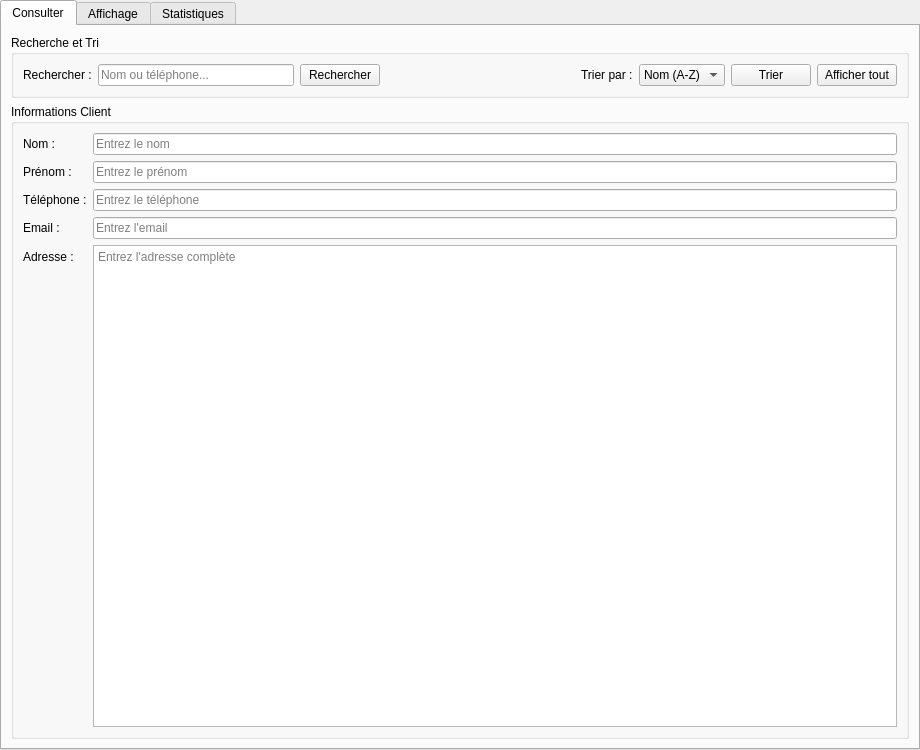
<?xml version="1.0" encoding="UTF-8"?>
<ui version="4.0">
 <class>ClientsWidget</class>
 <widget class="QWidget" name="ClientsWidget">
  <property name="geometry">
   <rect>
    <x>0</x>
    <y>0</y>
    <width>920</width>
    <height>750</height>
   </rect>
  </property>
  <property name="windowTitle">
   <string>Clients</string>
  </property>
  <layout class="QVBoxLayout" name="verticalLayout">
   <property name="spacing">
    <number>0</number>
   </property>
   <property name="leftMargin">
    <number>0</number>
   </property>
   <property name="topMargin">
    <number>0</number>
   </property>
   <property name="rightMargin">
    <number>0</number>
   </property>
   <property name="bottomMargin">
    <number>0</number>
   </property>
   <item>
    <widget class="QTabWidget" name="tabWidget">
     <property name="currentIndex">
      <number>0</number>
     </property>
     <widget class="QWidget" name="tabConsulter">
      <attribute name="title">
       <string>Consulter</string>
      </attribute>
      <layout class="QVBoxLayout" name="verticalLayoutConsulter">
       <item>
        <widget class="QGroupBox" name="groupRecherche">
         <property name="title">
          <string>Recherche et Tri</string>
         </property>
         <layout class="QHBoxLayout" name="horizontalRecherche">
          <item>
           <widget class="QLabel" name="labelRech">
            <property name="text">
             <string>Rechercher :</string>
            </property>
           </widget>
          </item>
          <item>
           <widget class="QLineEdit" name="lineRecherche">
            <property name="placeholderText">
             <string>Nom ou téléphone...</string>
            </property>
           </widget>
          </item>
          <item>
           <widget class="QPushButton" name="btnRechercher">
            <property name="text">
             <string>Rechercher</string>
            </property>
           </widget>
          </item>
          <item>
           <spacer name="spacerRech">
            <property name="orientation">
             <enum>Qt::Horizontal</enum>
            </property>
            <property name="sizeHint" stdset="0">
             <size>
              <width>20</width>
              <height>20</height>
             </size>
            </property>
           </spacer>
          </item>
          <item>
           <widget class="QLabel" name="labelTri">
            <property name="text">
             <string>Trier par :</string>
            </property>
           </widget>
          </item>
          <item>
           <widget class="QComboBox" name="comboTri">
            <item>
             <property name="text">
              <string>Nom (A-Z)</string>
             </property>
            </item>
            <item>
             <property name="text">
              <string>Nom (Z-A)</string>
             </property>
            </item>
           </widget>
          </item>
          <item>
           <widget class="QPushButton" name="btnTrier">
            <property name="text">
             <string>Trier</string>
            </property>
           </widget>
          </item>
          <item>
           <widget class="QPushButton" name="btnAfficherTout">
            <property name="text">
             <string>Afficher tout</string>
            </property>
           </widget>
          </item>
         </layout>
        </widget>
       </item>
       <item>
        <widget class="QGroupBox" name="groupBoxInfo">
         <property name="title">
          <string>Informations Client</string>
         </property>
         <layout class="QFormLayout" name="formLayout">
          <item row="0" column="0">
           <widget class="QLabel" name="labelNom">
            <property name="text">
             <string>Nom :</string>
            </property>
           </widget>
          </item>
          <item row="0" column="1">
           <widget class="QLineEdit" name="lineEditNom">
            <property name="placeholderText">
             <string>Entrez le nom</string>
            </property>
           </widget>
          </item>
          <item row="1" column="0">
           <widget class="QLabel" name="labelPrenom">
            <property name="text">
             <string>Prénom :</string>
            </property>
           </widget>
          </item>
          <item row="1" column="1">
           <widget class="QLineEdit" name="lineEditPrenom">
            <property name="placeholderText">
             <string>Entrez le prénom</string>
            </property>
           </widget>
          </item>
          <item row="2" column="0">
           <widget class="QLabel" name="labelTelephone">
            <property name="text">
             <string>Téléphone :</string>
            </property>
           </widget>
          </item>
          <item row="2" column="1">
           <widget class="QLineEdit" name="lineEditTelephone">
            <property name="placeholderText">
             <string>Entrez le téléphone</string>
            </property>
           </widget>
          </item>
          <item row="3" column="0">
           <widget class="QLabel" name="labelEmail">
            <property name="text">
             <string>Email :</string>
            </property>
           </widget>
          </item>
          <item row="3" column="1">
           <widget class="QLineEdit" name="lineEditEmail">
            <property name="placeholderText">
             <string>Entrez l'email</string>
            </property>
           </widget>
          </item>
          <item row="4" column="0">
           <widget class="QLabel" name="labelAdresse">
            <property name="text">
             <string>Adresse :</string>
            </property>
           </widget>
          </item>
          <item row="4" column="1">
           <widget class="QTextEdit" name="textEditAdresse">
            <property name="placeholderText">
             <string>Entrez l'adresse complète</string>
            </property>
           </widget>
          </item>
         </layout>
        </widget>
       </item>
      </layout>
     </widget>
     <widget class="QWidget" name="tabAffichage">
      <attribute name="title">
       <string>Affichage</string>
      </attribute>
      <layout class="QVBoxLayout" name="verticalLayout_4">
       <item>
        <widget class="QGroupBox" name="groupBoxActions">
         <property name="title">
          <string>Actions</string>
         </property>
         <layout class="QHBoxLayout" name="horizontalLayout">
          <item>
           <widget class="QPushButton" name="btnAjouter">
            <property name="text">
             <string>Ajouter</string>
            </property>
           </widget>
          </item>
          <item>
           <widget class="QPushButton" name="btnModifier">
            <property name="text">
             <string>Modifier</string>
            </property>
           </widget>
          </item>
          <item>
           <widget class="QPushButton" name="btnSupprimer">
            <property name="text">
             <string>Supprimer</string>
            </property>
           </widget>
          </item>
          <item>
           <widget class="QPushButton" name="btnAfficher">
            <property name="text">
             <string>Afficher Tout</string>
            </property>
           </widget>
          </item>
          <item>
           <spacer name="horizontalSpacer">
            <property name="orientation">
             <enum>Qt::Horizontal</enum>
            </property>
            <property name="sizeHint" stdset="0">
             <size>
              <width>40</width>
              <height>20</height>
             </size>
            </property>
           </spacer>
          </item>
          <item>
           <widget class="QPushButton" name="btnVider">
            <property name="text">
             <string>Vider</string>
            </property>
           </widget>
          </item>
         </layout>
        </widget>
       </item>
       <item>
        <widget class="QTableWidget" name="tableWidgetClients">
         <property name="alternatingRowColors">
          <bool>true</bool>
         </property>
         <property name="selectionBehavior">
          <enum>QAbstractItemView::SelectRows</enum>
         </property>
         <property name="sortingEnabled">
          <bool>true</bool>
         </property>
         <column>
          <property name="text">
           <string>ID</string>
          </property>
         </column>
         <column>
          <property name="text">
           <string>Nom</string>
          </property>
         </column>
         <column>
          <property name="text">
           <string>Prénom</string>
          </property>
         </column>
         <column>
          <property name="text">
           <string>Téléphone</string>
          </property>
         </column>
         <column>
          <property name="text">
           <string>Email</string>
          </property>
         </column>
         <column>
          <property name="text">
           <string>Adresse</string>
          </property>
         </column>
        </widget>
       </item>
       <item>
        <widget class="QGroupBox" name="groupBoxExport">
         <property name="title">
          <string>Exporter la Liste des Clients</string>
         </property>
         <layout class="QVBoxLayout" name="verticalLayout_5">
          <item>
           <widget class="QLabel" name="labelExportInfo">
            <property name="text">
             <string>Choisissez le format d'exportation de la liste des clients :</string>
            </property>
           </widget>
          </item>
          <item>
           <layout class="QHBoxLayout" name="horizontalLayout_2">
            <item>
             <widget class="QPushButton" name="btnExportPDF">
              <property name="minimumSize">
               <size>
                <width>0</width>
                <height>50</height>
               </size>
              </property>
              <property name="text">
               <string>Exporter en PDF</string>
              </property>
             </widget>
            </item>
           </layout>
          </item>
          <item>
           <widget class="QGroupBox" name="groupBoxOptions">
            <property name="title">
             <string>Options d'exportation</string>
            </property>
            <layout class="QVBoxLayout" name="verticalLayout_6">
             <item>
              <widget class="QCheckBox" name="checkBoxInclureEntete">
               <property name="text">
                <string>Inclure l'en-tête</string>
               </property>
               <property name="checked">
                <bool>true</bool>
               </property>
              </widget>
             </item>
             <item>
              <widget class="QCheckBox" name="checkBoxDateExport">
               <property name="text">
                <string>Inclure la date d'exportation</string>
               </property>
               <property name="checked">
                <bool>true</bool>
               </property>
              </widget>
             </item>
            </layout>
           </widget>
          </item>
         </layout>
        </widget>
       </item>
      </layout>
     </widget>
     <widget class="QWidget" name="tabStatistiques">
      <attribute name="title">
       <string>Statistiques</string>
      </attribute>
      <layout class="QVBoxLayout" name="verticalLayout_7">
       <item>
        <widget class="QGroupBox" name="groupBoxStats">
         <property name="title">
          <string>Statistiques Générales</string>
         </property>
         <layout class="QGridLayout" name="gridLayout_2">
          <item row="0" column="0">
           <widget class="QLabel" name="labelTotalClients">
            <property name="font">
             <font>
              <family>Segoe UI</family>
              <bold>true</bold>
             </font>
            </property>
            <property name="text">
             <string>Nombre total de clients :</string>
            </property>
           </widget>
          </item>
          <item row="0" column="1">
           <widget class="QLabel" name="labelTotalClientsValeur">
            <property name="font">
             <font>
              <family>Segoe UI</family>
              <pointsize>12</pointsize>
             </font>
            </property>
            <property name="text">
             <string>0</string>
            </property>
           </widget>
          </item>
          <item row="1" column="0">
           <widget class="QPushButton" name="btnActualiserStats">
            <property name="text">
             <string>Actualiser les Statistiques</string>
            </property>
           </widget>
          </item>
         </layout>
        </widget>
       </item>
       <item>
        <spacer name="verticalSpacerStats">
         <property name="orientation">
          <enum>Qt::Vertical</enum>
         </property>
         <property name="sizeHint" stdset="0">
          <size>
           <width>20</width>
           <height>40</height>
          </size>
         </property>
        </spacer>
       </item>
      </layout>
     </widget>
    </widget>
   </item>
  </layout>
 </widget>
 <resources/>
 <connections/>
</ui>
